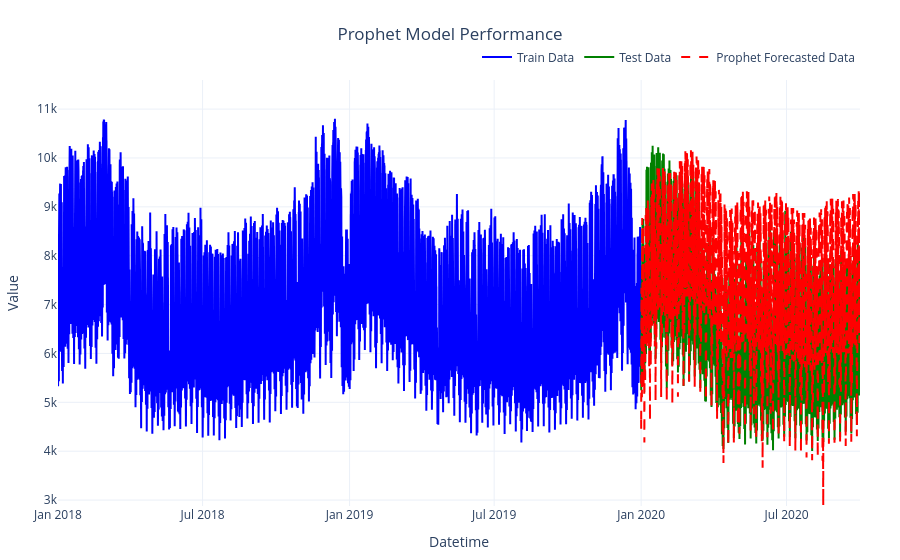

The notebook cell saved with this chart:
### Code cell
# Plot with Prophet forecast
plot_time_series_comparison(train_data=train[target], test_data=test[target], forecast=prophet_forecast_values,
                                model_name='Prophet', title='Prophet Model Performance')

### Figure 1 — Plotly figure (JSON) as saved in the notebook; plotly's stock layout.template omitted (floating-point values rounded to 4 significant figures; data arrays with more than 128 entries replaced by an {"elided": "..."} marker saying what was removed)
{"data": [{"line": {"color": "blue", "width": 2}, "mode": "lines", "name": "Train Data", "type": "scatter", "x": {"elided": "17520 str values"}, "y": {"elided": "17520 float values"}}, {"line": {"color": "green", "width": 2}, "mode": "lines", "name": "Test Data", "type": "scatter", "x": {"elided": "6576 str values"}, "y": {"elided": "6576 float values"}}, {"line": {"color": "red", "dash": "dash", "width": 2}, "mode": "lines", "name": "Prophet Forecasted Data", "type": "scatter", "x": {"elided": "6576 str values"}, "y": {"elided": "6576 float values"}}], "layout": {"autosize": true, "hovermode": "x unified", "legend": {"bgcolor": "rgba(255,255,255,0.5)", "borderwidth": 0, "orientation": "h", "x": 1, "xanchor": "right", "y": 1.02, "yanchor": "bottom"}, "margin": {"b": 40, "l": 40, "r": 40, "t": 80}, "title": {"text": "Prophet Model Performance", "x": 0.5, "xanchor": "center"}, "xaxis": {"title": {"text": "Datetime"}}, "yaxis": {"range": [2879.0, 11600.0], "title": {"text": "Value"}}}}
